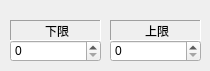
   <widget class="QWidget" name="tab_3" >
    <attribute name="title" >
     <string>面積</string>
    </attribute>
    <widget class="QLabel" name="label_19" >
     <property name="geometry" >
      <rect>
       <x>10</x>
       <y>20</y>
       <width>91</width>
       <height>21</height>
      </rect>
     </property>
     <property name="frameShape" >
      <enum>QFrame::Panel</enum>
     </property>
     <property name="frameShadow" >
      <enum>QFrame::Sunken</enum>
     </property>
     <property name="text" >
      <string>下限</string>
     </property>
     <property name="alignment" >
      <set>Qt::AlignCenter|Qt::AlignHCenter|Qt::AlignLeading|Qt::AlignLeft|Qt::AlignVCenter</set>
     </property>
    </widget>
    <widget class="QSpinBox" name="spinBoxItem1WidthL_2" >
     <property name="geometry" >
      <rect>
       <x>10</x>
       <y>40</y>
       <width>91</width>
       <height>22</height>
      </rect>
     </property>
    </widget>
    <widget class="QLabel" name="label_20" >
     <property name="geometry" >
      <rect>
       <x>110</x>
       <y>20</y>
       <width>91</width>
       <height>21</height>
      </rect>
     </property>
     <property name="frameShape" >
      <enum>QFrame::Panel</enum>
     </property>
     <property name="frameShadow" >
      <enum>QFrame::Sunken</enum>
     </property>
     <property name="text" >
      <string>上限</string>
     </property>
     <property name="alignment" >
      <set>Qt::AlignCenter|Qt::AlignHCenter|Qt::AlignLeading|Qt::AlignLeft|Qt::AlignVCenter</set>
     </property>
    </widget>
    <widget class="QSpinBox" name="spinBoxItem1WidthH_2" >
     <property name="geometry" >
      <rect>
       <x>110</x>
       <y>40</y>
       <width>91</width>
       <height>22</height>
      </rect>
     </property>
    </widget>
   </widget>
